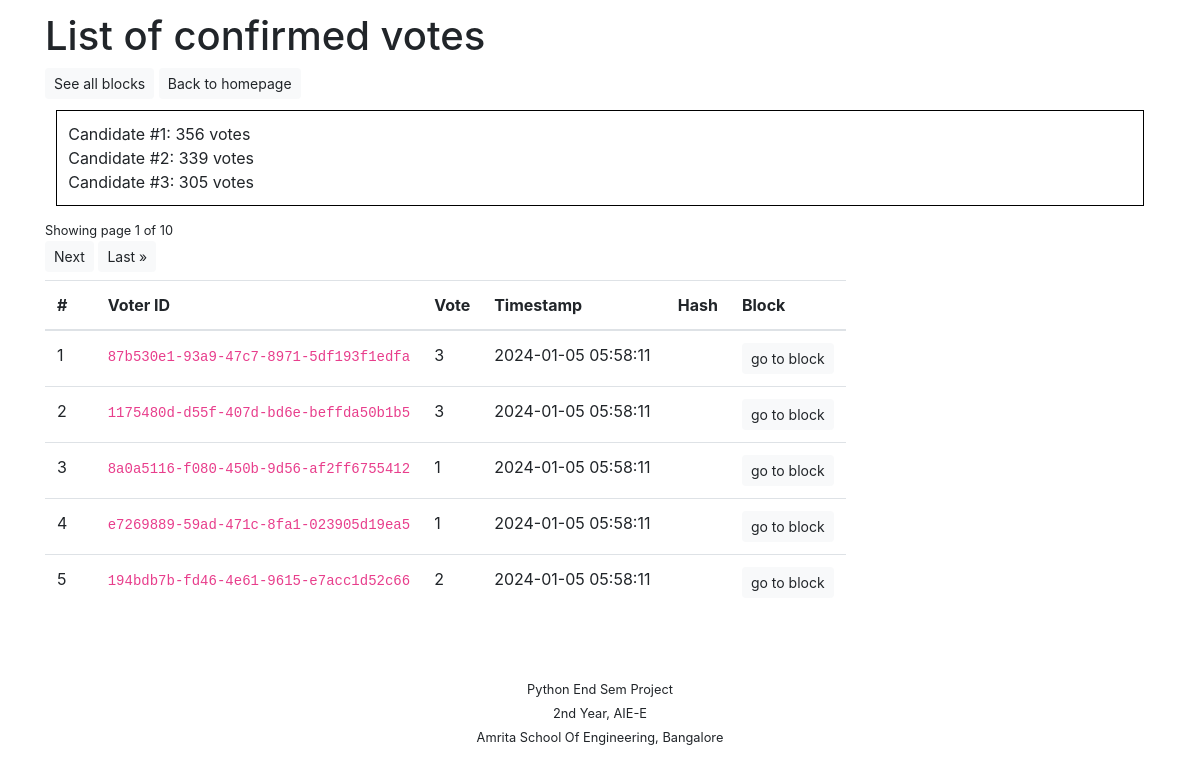
The app's page /sim/transactions/ with its own data.
### simulation/models.py (models this page shows)
class Vote(models.Model):
    id = models.UUIDField(primary_key=True, default=uuid.uuid4)
    vote = models.IntegerField(default=get_vote)
    timestamp = models.FloatField(default=get_timestamp)
    block_id = models.IntegerField(null=True)
    def __str__(self):
        return "{}|{}|{}".format(self.id, self.vote, self.timestamp)

### simulation/views.py (the view)
# urls.py: path('transactions/', views.transactions, name='transactions'),
def transactions(request):
    vote_list = Vote.objects.all().order_by('timestamp')
    paginator = Paginator(vote_list, 100, orphans=20, allow_empty_first_page=True)
    page = request.GET.get('page')
    votes = paginator.get_page(page)
    hashes = [SHA3_256.new(str(v).encode('utf-8')).hexdigest() for v in votes]
    block_hashes = []
    for i in range(0, len(votes)):
        try:
            b = Block.objects.get(id=votes[i].block_id)
            h = b.h
        except:
            h = 404
        block_hashes.append(h)
    votes_pg = votes # for pagination
    votes = zip(votes, hashes, block_hashes)
    result = []
    for i in range(0, 3):
        try:
            r = Vote.objects.filter(vote=i+1).count()
        except:
            r = 0
        result.append(r)
    context = {
        'votes': votes,
        'result': result,
        'votes_pg': votes_pg,
    }
    return render(request, 'simulation/transactions.html', context)

### simulation/templatetags/sim_filters.py (called while the page is built)
@register.filter
def unix_to_date(val):
    return datetime.datetime.fromtimestamp(val)

### simulation/templates/simulation/transactions.html (shortened to what this page needs)
{% extends 'base.html' %}
{% load sim_filters %}
{% block body_bl %}
<div class="container">
    <h1>List of confirmed votes</h1>
    <a class="btn btn-light btn-sm" href="{% url 'simulation:blockchain' %}" role="button">See all blocks</a>
    <a class="btn btn-light btn-sm" href="{% url 'welcome:home' %}" role="button">Back to homepage</a>
    <div style="margin:1%; padding:1%; border:1px solid black;">
        {% for r in result %}
            Candidate #{{ forloop.counter }}: {{ r }} votes<br>
        {% endfor %}
    </div>
    <small>Showing page {{ votes_pg.number }} of {{ votes_pg.paginator.num_pages }}</small>
    <div class="pagination pb-2">
        <span class="step-links">
            {% if votes_pg.has_next %}
                <a class="btn btn-light btn-sm" href="?page={{ votes_pg.next_page_number }}" role="button">Next</a>
                <a class="btn btn-light btn-sm" href="?page={{ votes_pg.paginator.num_pages }}" role="button">Last &raquo;</a>
            {% endif %}
        </span>
    </div>
    <table class="table table-hover">
        <thead>
            <tr>
                <th scope="col">#</th>
                <th scope="col">Voter ID</th>
                <th scope="col">Vote</th>
                <th scope="col">Timestamp</th>
                <th scope="col">Hash</th>
                <th scope="col">Block</th>
            </tr>
        </thead>
        <tbody>
            {% for ballot, h, bh in votes %}
            <tr>
                <td>{{ forloop.counter }}</td>
                <td><code>{{ ballot.id }}</code></th>
                <td>{{ ballot.vote }}</td>
                <td>{{ ballot.timestamp|unix_to_date|date:"Y-m-d H:i:s" }}</td>
                <td title="{{ h }}"><code>{{ h|truncatechars:20 }}</code></td>
                <td><a class="btn btn-light btn-sm" href="{% url 'simulation:block_detail' block_hash=bh %}" role="button">go to block</a></td>
            </tr>
            {% empty %}
                <p>No record.</p>
            {% endfor %}
        </tbody>
    </table>
</div>
{% endblock %}

### templates/base.html (shortened to what this page needs)
<!DOCTYPE html>
{% load static %}
<html lang="en">
<head>
    <link rel="stylesheet" href="https://maxcdn.bootstrapcdn.com/bootstrap/4.0.0/css/bootstrap.min.css" />
    <link rel="stylesheet" href="{% static 'css/main.css' %}" />
</head>
<body>
    {% block body_bl %}
    {% endblock %}
    <div class="container-fluid" id="footer">
        <p id="credit"><small>Python End Sem Project<br>2nd Year, AIE-E<br>Amrita School Of Engineering, Bangalore</small></p>
    </div>
</body>
</html>

### static/css/main.css (style rules this page uses)
body { padding-top: 1%; padding-bottom: 1%; }
table { display: block; overflow: auto; height: 320px; white-space: nowrap; }
div#footer { padding-top: 5%; }
div#footer #credit { text-align: center; }

### records on screen
Vote: id "87b530e1-93a9-47c7-8971-5df193f1edfa", vote "3", timestamp|unix_to_date "2024-01-05 05:58:11"
Vote: id "1175480d-d55f-407d-bd6e-beffda50b1b5", vote "3", timestamp|unix_to_date "2024-01-05 05:58:11"
Vote: id "8a0a5116-f080-450b-9d56-af2ff6755412", vote "1", timestamp|unix_to_date "2024-01-05 05:58:11"
Vote: id "e7269889-59ad-471c-8fa1-023905d19ea5", vote "1", timestamp|unix_to_date "2024-01-05 05:58:11"
Vote: id "194bdb7b-fd46-4e61-9615-e7acc1d52c66", vote "2", timestamp|unix_to_date "2024-01-05 05:58:11"

### other values on screen
{{ r }} "356" "339" "305"
{{ votes_pg.number }} "1"
{{ votes_pg.paginator.num_pages }} "10"
